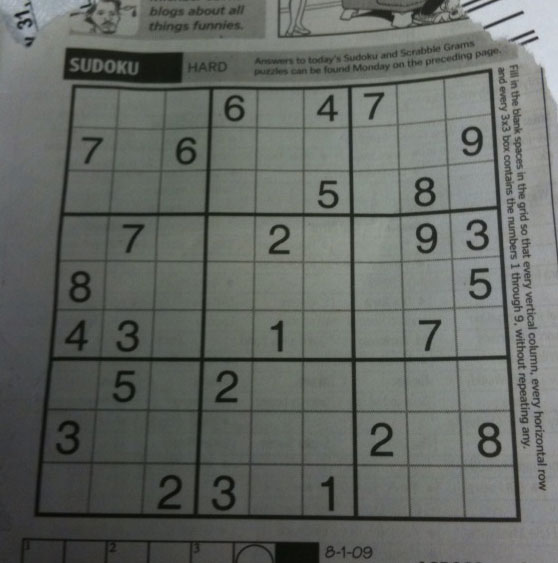
#> input picture data from opencv/sudoku.png, 558 x 563 px
$ python matplotlib1.py
#> lines starting #> are read from the running program, lines starting #| are printed output that depends on the picture; after the words box and inside, x2 and y2 are one past the last pixel; in counts of white or black regions, pixels touching at a corner belong together
import cv2
from matplotlib import pyplot as plt

img= cv2.imread('data from opencv/sudoku.png', 0)
#> img: shape (563, 558); min 7, max 218, mean 101.8

_, th1= cv2.threshold(img, 50, 255, cv2.THRESH_BINARY)
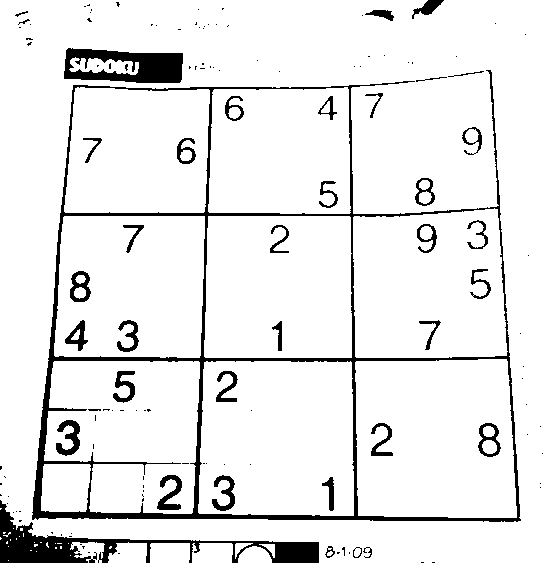
#> th1: shape (563, 558); 91.7% white; 135 black regions (96 under 20 px), largest, box (x1, y1, x2, y2) and area: (32, 70, 521, 522) 11717, (0, 500, 319, 563) 4599, (64, 48, 183, 83) 2716

#  it will do the reverse of above
_, th2= cv2.threshold(img, 50, 255, cv2.THRESH_BINARY_INV)

# till the thresh the value of pixels will not change, after it will remain as thresh
_, th3= cv2.threshold(img, 50, 255, cv2.THRESH_TRUNC)
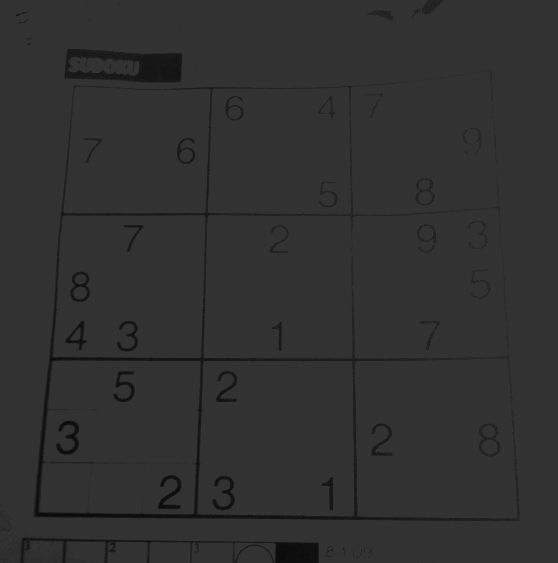
#> th3: shape (563, 558); min 7, max 50, mean 48.7

# when pixel is lesser than thresh, the pixel assign is 0, and when it it greater than
# 50(thresh) , it will remain same
_, th4= cv2.threshold(img, 50, 255, cv2.THRESH_TOZERO)
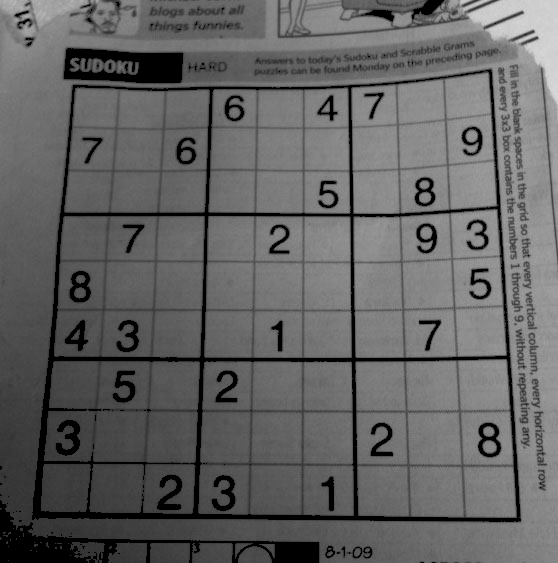
#> th4: shape (563, 558); min 0, max 218, mean 99

# it is a vice versa of above
_, th5= cv2.threshold(img, 50, 255, cv2.THRESH_TOZERO_INV)
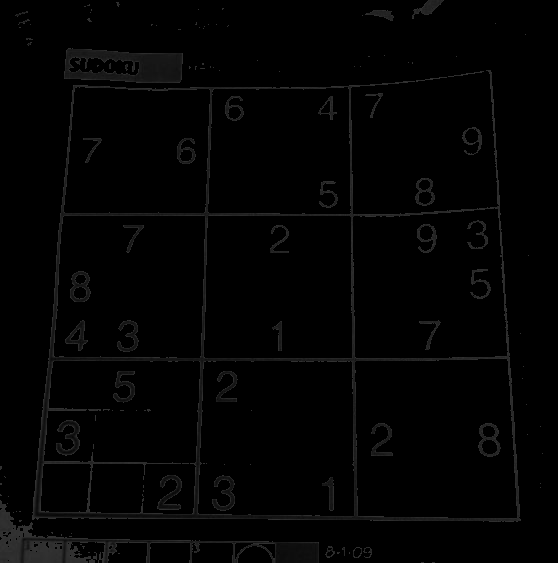
#> th5: shape (563, 558); min 0, max 50, mean 2.8

titles= ["Images", "Binary", "Binary_Inv", "TRUNC", "TOZERO", "TOZERO_INV"]
images= [img, th1, th2, th3, th4, th5]

for i in range(6):
    plt.subplot(2, 3, i+1), plt.imshow(images[i], cmap="gray")
    plt.title(titles[i])
    # plt.xticks([])
    plt.yticks([])
#     xticks and yticks are used to remove the points in both on x and y axis

plt.show()

# cv2.imshow("image", img)
# cv2.waitKey(0)
# cv2.destroyAllWindows()

$ run again, with data from opencv/aloeGT.png copied over data from opencv/sudoku.png
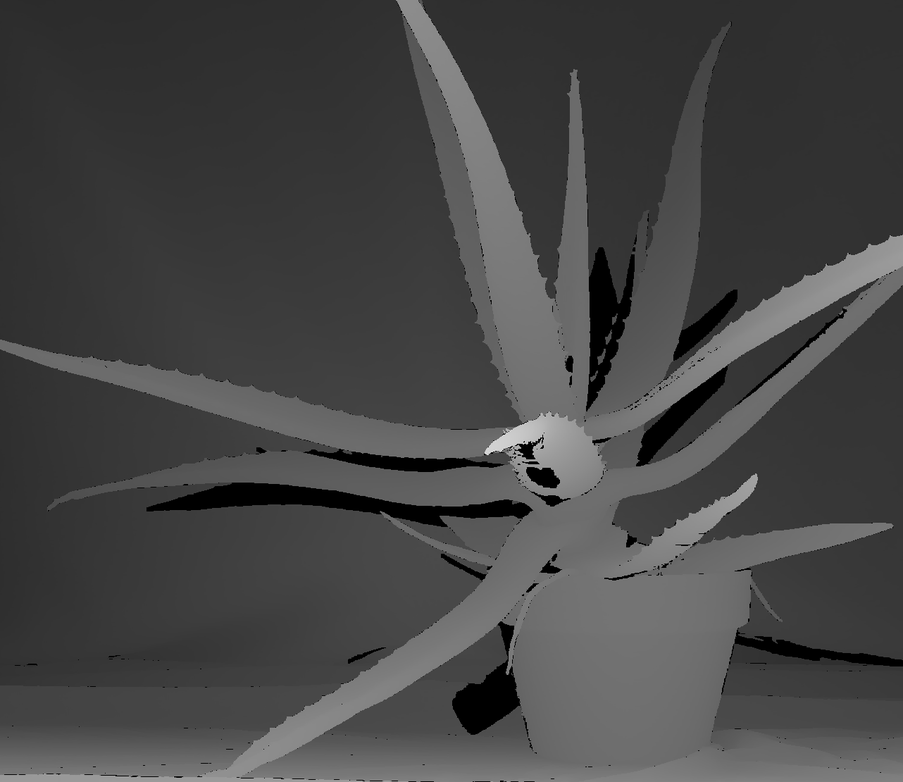
#> input picture data from opencv/aloeGT.png, 903 x 782 px, shrunk from 1282 x 1110 before the run
#> img is the input picture: shape (782, 903); min 0, max 233, mean 69.8
#> `_, th1= cv2.threshold(img, 50, 255, cv2.THRESH_BINARY)`:
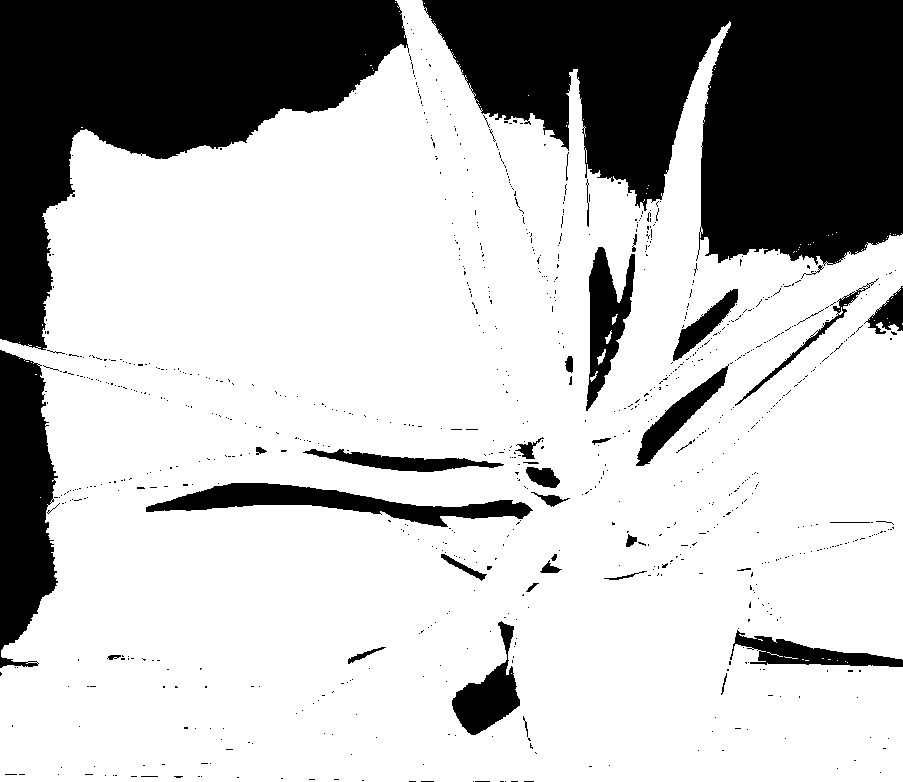
#> th1: shape (782, 903); 73.4% white; 880 black regions (843 under 20 px), largest, box (x1, y1, x2, y2) and area: (422, 0, 903, 266) 84532, (0, 0, 409, 350) 62161, (0, 350, 58, 668) 13314
#> `_, th5= cv2.threshold(img, 50, 255, cv2.THRESH_TOZERO_INV)`:
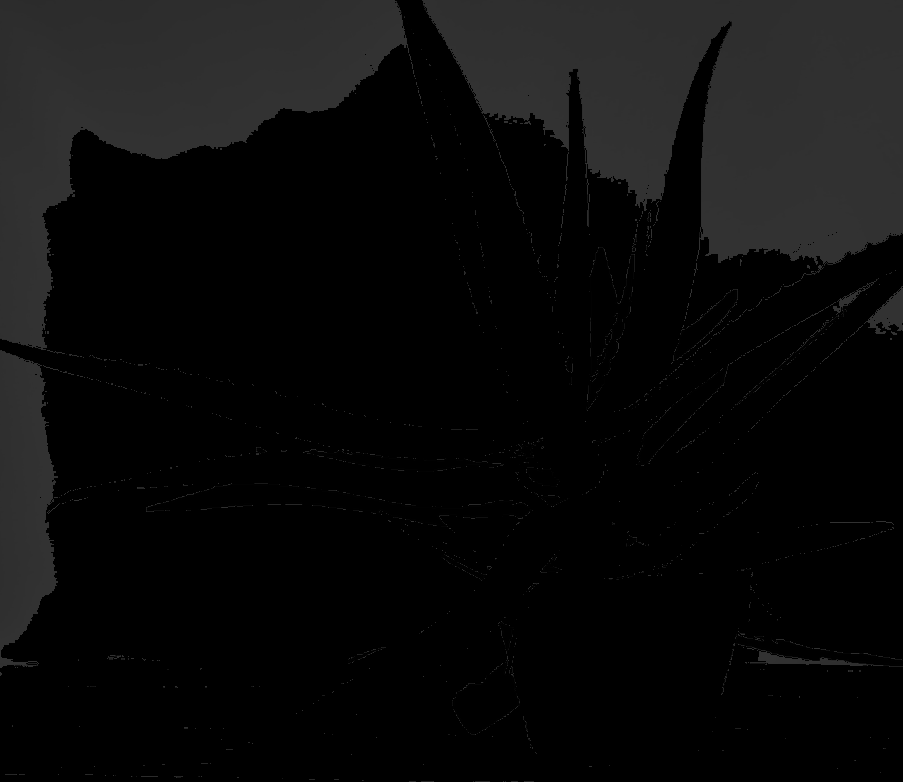
#> th5: shape (782, 903); min 0, max 50, mean 11.2

$ run again, with data from opencv/basketball1.png copied over data from opencv/sudoku.png
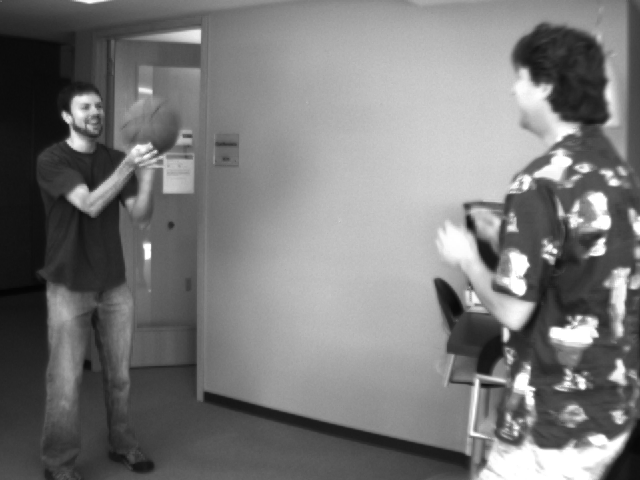
#> input picture data from opencv/basketball1.png, 640 x 480 px
#> img is the input picture: shape (480, 640); min 4, max 255, mean 120.3
#> `_, th1= cv2.threshold(img, 50, 255, cv2.THRESH_BINARY)`:
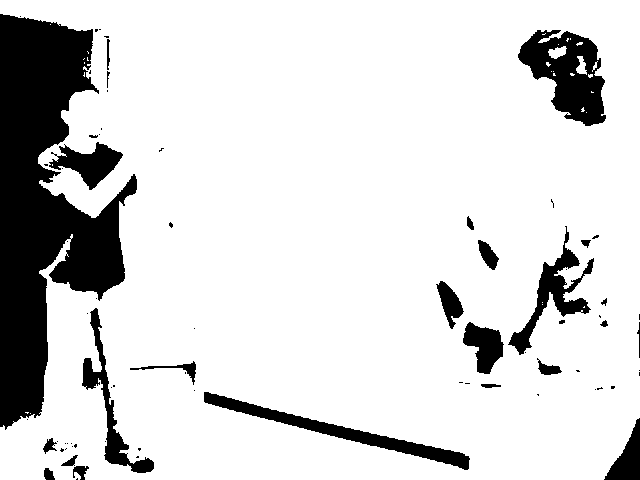
#> th1: shape (480, 640); 84.5% white; 74 black regions (48 under 20 px), largest, box (x1, y1, x2, y2) and area: (0, 14, 137, 430) 28663, (518, 30, 606, 126) 4720, (204, 392, 470, 470) 3178
#> `_, th5= cv2.threshold(img, 50, 255, cv2.THRESH_TOZERO_INV)`:
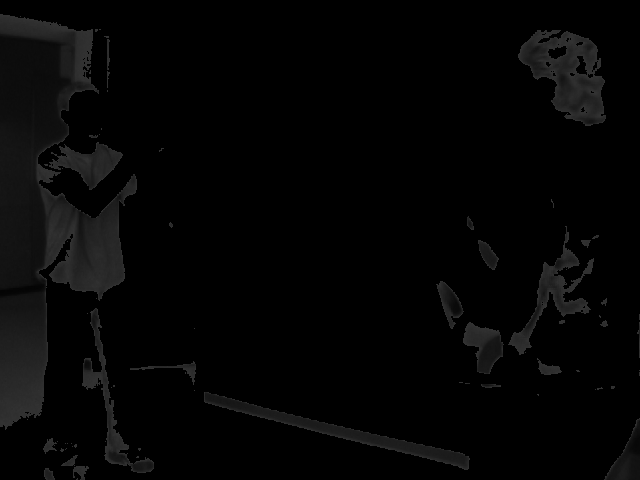
#> th5: shape (480, 640); min 0, max 50, mean 4.8
